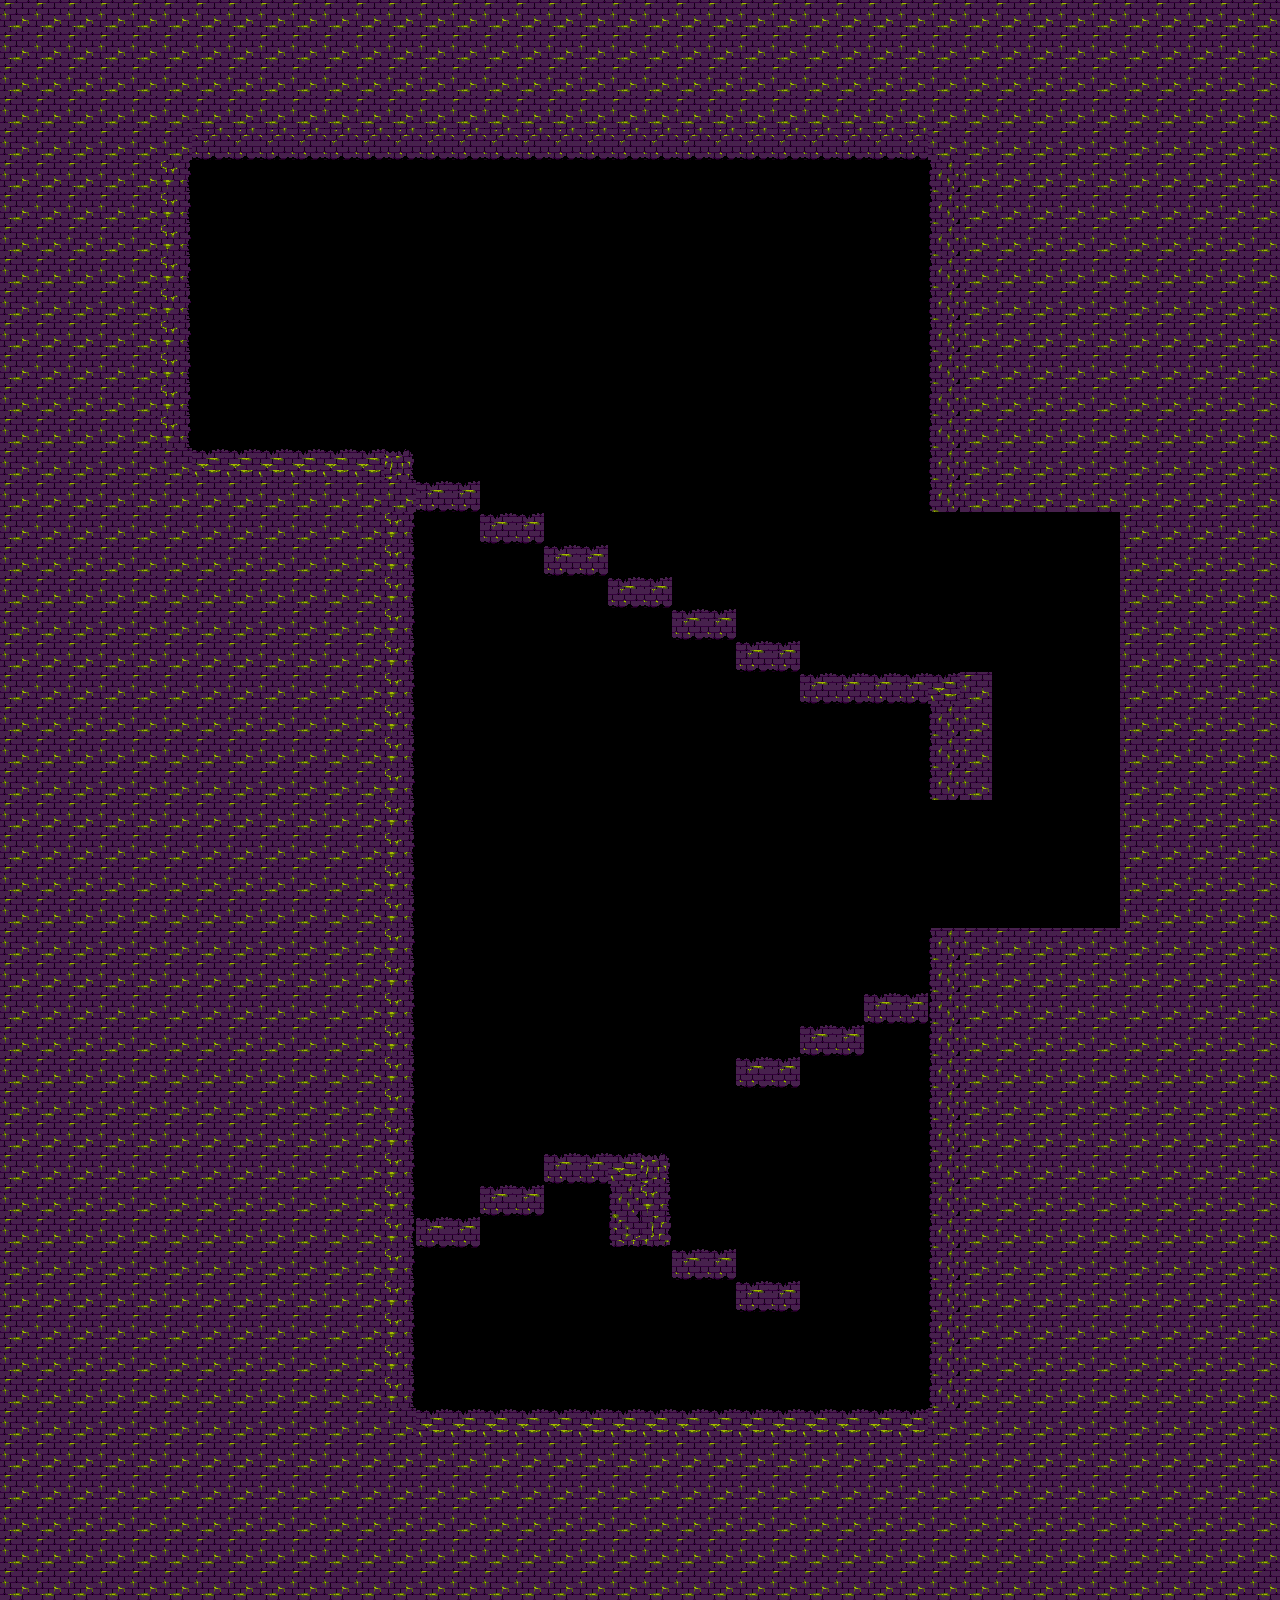

A level layout from a 2D game, rendered from its tile map. Below: a short description, then the map file with its tile-grid data intact:
An orthogonal 40x50 tile map with 32x32 px tiles, 1 tile layer (Capa de Patrones 1) and 16 objects.

<map version="1.0" orientation="orthogonal" renderorder="right-down" width="40" height="50" tilewidth="32" tileheight="32" nextobjectid="1">
 <tileset firstgid="1" name="Titles suelo2" tilewidth="32" tileheight="32" tilecount="24" columns="6">
  <image source="../Tilesets/Titles suelo2.png" trans="ff00ff" width="192" height="128" />
  <tile id="0">
   <objectgroup draworder="index">
    <object id="0" x="0" y="0" width="32" height="32" />
   </objectgroup>
  </tile>
  <tile id="1">
   <objectgroup draworder="index">
    <object id="0" x="0" y="0" width="32" height="32" />
   </objectgroup>
  </tile>
  <tile id="2">
   <objectgroup draworder="index">
    <object id="0" x="0" y="0" width="32" height="32" />
   </objectgroup>
  </tile>
  <tile id="3">
   <objectgroup draworder="index">
    <object id="0" x="0" y="0" width="32" height="32" />
   </objectgroup>
  </tile>
  <tile id="4">
   <objectgroup draworder="index">
    <object id="0" x="0" y="0" width="32" height="32" />
   </objectgroup>
  </tile>
  <tile id="5">
   <objectgroup draworder="index">
    <object id="0" x="0" y="0" width="32" height="32" />
   </objectgroup>
  </tile>
  <tile id="6">
   <objectgroup draworder="index">
    <object id="0" x="0" y="0" width="32" height="32" />
   </objectgroup>
  </tile>
  <tile id="7">
   <objectgroup draworder="index">
    <object id="0" x="0" y="0" width="32" height="32" />
   </objectgroup>
  </tile>
  <tile id="8">
   <objectgroup draworder="index">
    <object id="0" x="0" y="0" width="32" height="32" />
   </objectgroup>
  </tile>
  <tile id="9">
   <objectgroup draworder="index">
    <object id="0" x="0" y="0" width="32" height="32" />
   </objectgroup>
  </tile>
  <tile id="10">
   <objectgroup draworder="index">
    <object id="0" x="0" y="0" width="32" height="32" />
   </objectgroup>
  </tile>
  <tile id="11">
   <objectgroup draworder="index">
    <object id="0" x="0" y="0" width="32" height="32" />
   </objectgroup>
  </tile>
  <tile id="12">
   <objectgroup draworder="index">
    <object id="0" x="0" y="0" width="32" height="32" />
   </objectgroup>
  </tile>
  <tile id="13">
   <objectgroup draworder="index">
    <object id="0" x="0" y="0" width="32" height="32" />
   </objectgroup>
  </tile>
  <tile id="14">
   <objectgroup draworder="index">
    <object id="0" x="0" y="0" width="32" height="32" />
   </objectgroup>
  </tile>
  <tile id="16">
   <objectgroup draworder="index">
    <object id="0" x="0" y="0" width="32" height="32" />
   </objectgroup>
  </tile>
 </tileset>
 <layer name="Capa de Patrones 1" width="40" height="50">
  <data encoding="csv">
8,8,8,8,8,8,8,8,8,8,8,8,8,8,8,8,8,8,8,8,8,8,8,8,8,8,8,8,8,8,8,8,8,8,8,8,8,8,8,8,
8,8,8,8,8,8,8,8,8,8,8,8,8,8,8,8,8,8,8,8,8,8,8,8,8,8,8,8,8,8,8,8,8,8,8,8,8,8,8,8,
8,8,8,8,8,8,8,8,8,8,8,8,8,8,8,8,8,8,8,8,8,8,8,8,8,8,8,8,8,8,8,8,8,8,8,8,8,8,8,8,
8,8,8,8,8,8,8,8,8,8,8,8,8,8,8,8,8,8,8,8,8,8,8,8,8,8,8,8,8,8,8,8,8,8,8,8,8,8,8,8,
8,8,8,8,8,8,14,14,14,14,14,14,14,14,14,14,14,14,14,14,14,14,14,14,14,14,14,14,14,8,8,8,8,8,8,8,8,8,8,8,
8,8,8,8,8,9,0,0,0,0,0,0,0,0,0,0,0,0,0,0,0,0,0,0,0,0,0,0,0,7,8,8,8,8,8,8,8,8,8,8,
8,8,8,8,8,9,0,0,0,0,0,0,0,0,0,0,0,0,0,0,0,0,0,0,0,0,0,0,0,7,8,8,8,8,8,8,8,8,8,8,
8,8,8,8,8,9,0,0,0,0,0,0,0,0,0,0,0,0,0,0,0,0,0,0,0,0,0,0,0,7,8,8,8,8,8,8,8,8,8,8,
8,8,8,8,8,9,0,0,0,0,0,0,0,0,0,0,0,0,0,0,0,0,0,0,0,0,0,0,0,7,8,8,8,8,8,8,8,8,8,8,
8,8,8,8,8,9,0,0,0,0,0,0,0,0,0,0,0,0,0,0,0,0,0,0,0,0,0,0,0,7,8,8,8,8,8,8,8,8,8,8,
8,8,8,8,8,9,0,0,0,0,0,0,0,0,0,0,0,0,0,0,0,0,0,0,0,0,0,0,0,7,8,8,8,8,8,8,8,8,8,8,
8,8,8,8,8,9,0,0,0,0,0,0,0,0,0,0,0,0,0,0,0,0,0,0,0,0,0,0,0,7,8,8,8,8,8,8,8,8,8,8,
8,8,8,8,8,9,0,0,0,0,0,0,0,0,16,16,0,0,0,0,0,0,16,0,0,0,0,0,0,7,8,8,8,8,8,8,8,8,8,8,
8,8,8,8,8,9,0,0,0,0,0,0,0,0,0,0,0,0,0,0,0,0,0,0,0,0,0,0,0,7,8,8,8,8,8,8,8,8,8,8,
8,8,8,8,8,8,2,2,2,2,2,2,3,0,0,0,0,0,0,0,0,0,0,0,0,0,0,0,0,7,8,8,8,8,8,8,8,8,8,8,
8,8,8,8,8,8,8,8,8,8,8,8,8,4,4,0,0,0,0,0,0,0,0,0,0,0,0,0,0,7,8,8,8,8,8,8,8,8,8,8,
8,8,8,8,8,8,8,8,8,8,8,8,9,0,0,4,4,0,0,0,0,0,0,0,0,0,0,0,0,0,0,0,0,0,0,8,8,8,8,8,
8,8,8,8,8,8,8,8,8,8,8,8,9,0,0,0,0,4,4,0,0,0,0,0,0,0,0,0,0,0,0,0,0,0,0,8,8,8,8,8,
8,8,8,8,8,8,8,8,8,8,8,8,9,0,0,0,0,0,0,4,4,0,0,0,0,0,0,0,0,0,0,0,0,0,0,8,8,8,8,8,
8,8,8,8,8,8,8,8,8,8,8,8,9,0,0,0,0,0,0,0,0,4,4,0,0,0,0,0,0,0,0,0,0,0,0,8,8,8,8,8,
8,8,8,8,8,8,8,8,8,8,8,8,9,0,0,0,0,0,0,0,0,0,0,4,4,0,0,0,0,0,0,0,0,0,0,8,8,8,8,8,
8,8,8,8,8,8,8,8,8,8,8,8,9,0,0,0,0,0,0,0,0,0,0,0,0,4,4,4,4,2,8,0,0,0,0,8,8,8,8,8,
8,8,8,8,8,8,8,8,8,8,8,8,9,0,0,0,0,0,0,0,0,0,0,0,0,0,0,0,0,7,8,0,0,0,0,8,8,8,8,8,
8,8,8,8,8,8,8,8,8,8,8,8,9,0,0,0,0,0,0,0,0,0,0,0,0,0,0,0,0,7,8,0,0,0,0,8,8,8,8,8,
8,8,8,8,8,8,8,8,8,8,8,8,9,0,0,0,0,0,0,0,0,0,0,0,0,0,0,0,0,7,8,0,0,0,0,8,8,8,8,8,
8,8,8,8,8,8,8,8,8,8,8,8,9,0,0,0,0,0,0,0,0,0,0,0,0,0,0,0,0,0,0,0,0,0,0,8,8,8,8,8,
8,8,8,8,8,8,8,8,8,8,8,8,9,0,0,0,0,0,0,0,0,0,0,0,0,0,0,0,0,0,0,0,0,0,0,8,8,8,8,8,
8,8,8,8,8,8,8,8,8,8,8,8,9,0,0,0,0,0,0,0,0,0,0,0,0,0,0,0,0,0,0,0,0,0,0,8,8,8,8,8,
8,8,8,8,8,8,8,8,8,8,8,8,9,0,0,0,0,0,0,0,0,0,0,0,0,0,0,0,0,0,0,0,0,0,0,8,8,8,8,8,
8,8,8,8,8,8,8,8,8,8,8,8,9,0,0,0,0,0,0,0,0,0,0,0,0,0,0,0,0,7,8,8,8,8,8,8,8,8,8,8,
8,8,8,8,8,8,8,8,8,8,8,8,9,0,0,0,0,0,0,0,0,0,0,0,0,0,0,0,0,7,8,8,8,8,8,8,8,8,8,8,
8,8,8,8,8,8,8,8,8,8,8,8,9,0,0,0,0,0,0,0,0,0,0,0,0,0,0,4,4,7,8,8,8,8,8,8,8,8,8,8,
8,8,8,8,8,8,8,8,8,8,8,8,9,0,0,0,0,0,0,0,0,0,0,0,0,4,4,0,0,7,8,8,8,8,8,8,8,8,8,8,
8,8,8,8,8,8,8,8,8,8,8,8,9,0,0,0,0,0,0,0,0,0,0,4,4,0,0,0,0,7,8,8,8,8,8,8,8,8,8,8,
8,8,8,8,8,8,8,8,8,8,8,8,9,0,0,0,0,0,0,0,0,0,0,0,0,0,0,0,0,7,8,8,8,8,8,8,8,8,8,8,
8,8,8,8,8,8,8,8,8,8,8,8,9,0,0,0,0,0,0,0,0,0,0,0,0,0,0,0,0,7,8,8,8,8,8,8,8,8,8,8,
8,8,8,8,8,8,8,8,8,8,8,8,9,0,0,0,0,4,4,2,3,0,0,0,0,0,0,0,0,7,8,8,8,8,8,8,8,8,8,8,
8,8,8,8,8,8,8,8,8,8,8,8,9,0,0,4,4,0,0,7,9,0,0,0,0,0,0,0,0,7,8,8,8,8,8,8,8,8,8,8,
8,8,8,8,8,8,8,8,8,8,8,8,9,4,4,0,0,0,0,13,15,0,0,0,0,0,0,0,0,7,8,8,8,8,8,8,8,8,8,8,
8,8,8,8,8,8,8,8,8,8,8,8,9,0,0,0,0,0,0,0,0,4,4,0,0,0,0,0,0,7,8,8,8,8,8,8,8,8,8,8,
8,8,8,8,8,8,8,8,8,8,8,8,9,0,0,0,0,0,0,0,0,0,0,4,4,0,0,0,0,7,8,8,8,8,8,8,8,8,8,8,
8,8,8,8,8,8,8,8,8,8,8,8,9,0,0,0,0,0,0,0,0,0,0,0,0,0,0,0,0,7,8,8,8,8,8,8,8,8,8,8,
8,8,8,8,8,8,8,8,8,8,8,8,9,0,0,0,0,0,0,0,0,0,0,0,0,0,0,0,0,7,8,8,8,8,8,8,8,8,8,8,
8,8,8,8,8,8,8,8,8,8,8,8,9,0,0,0,0,0,0,0,0,0,0,0,0,0,0,0,0,7,8,8,8,8,8,8,8,8,8,8,
8,8,8,8,8,8,8,8,8,8,8,8,8,2,2,2,2,2,2,2,2,2,2,2,2,2,2,2,2,8,8,8,8,8,8,8,8,8,8,8,
8,8,8,8,8,8,8,8,8,8,8,8,8,8,8,8,8,8,8,8,8,8,8,8,8,8,8,8,8,8,8,8,8,8,8,8,8,8,8,8,
8,8,8,8,8,8,8,8,8,8,8,8,8,8,8,8,8,8,8,8,8,8,8,8,8,8,8,8,8,8,8,8,8,8,8,8,8,8,8,8,
8,8,8,8,8,8,8,8,8,8,8,8,8,8,8,8,8,8,8,8,8,8,8,8,8,8,8,8,8,8,8,8,8,8,8,8,8,8,8,8,
8,8,8,8,8,8,8,8,8,8,8,8,8,8,8,8,8,8,8,8,8,8,8,8,8,8,8,8,8,8,8,8,8,8,8,8,8,8,8,8,
8,8,8,8,8,8,8,8,8,8,8,8,8,8,8,8,8,8,8,8,8,8,8,8,8,8,8,8,8,8,8,8,8,8,8,8,8,8,8,8
</data>
 </layer>
</map>
